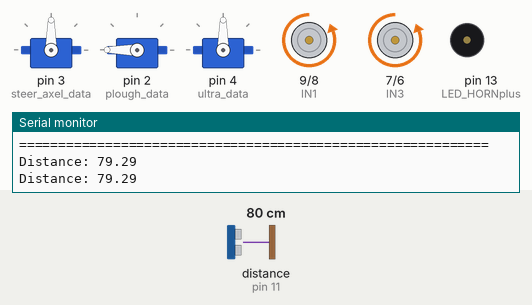
The sketch below on a simulated Arduino Uno, built with avr-gcc and run on an emulated ATmega328P. Shown: 3 × servo, motor-driver pin pairs drawn as motors (green arrow = first pin HIGH = forward, orange = second pin HIGH = backward, longer = more drive, scaled by the enable pin), buzzer (waves = sounding, pin HIGH), the last lines printed to the serial monitor. The inputs (shaded band) are chosen by the test bench; at power-on: distance to the obstacle (sensor on pin 11) 80 cm. The echo pulse lasts 58.3 µs per cm; pins used as bus, display or sensor lines are not drawn.

Above: at 14.0 s.
14.1 s: distance to the obstacle (sensor on pin 11) set to 38 cm
16.1 s: distance to the obstacle (sensor on pin 11) set to 33 cm
At 17.6 s:
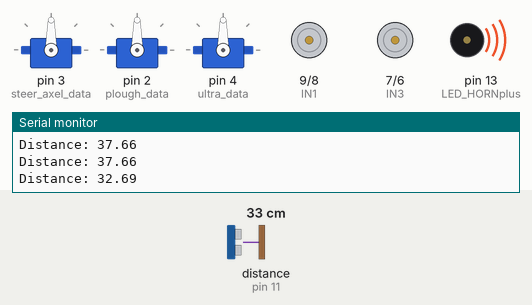
20.0 s: distance to the obstacle (sensor on pin 11) set to 60 cm
At 23.1 s:
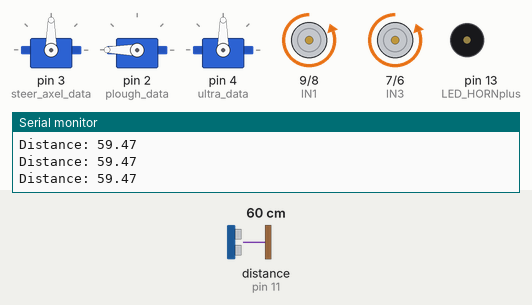
23.4 s: distance to the obstacle (sensor on pin 11) set to 2 cm
At 29.9 s:
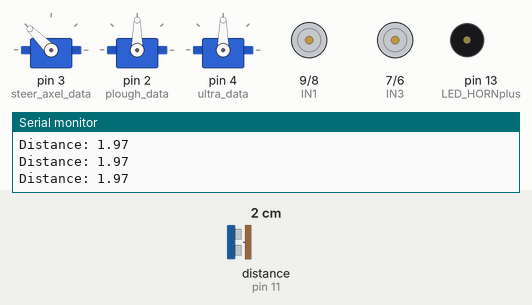
Timing chart, 0 to 36.1 s (numbered marks = the images above; inputs shaded):
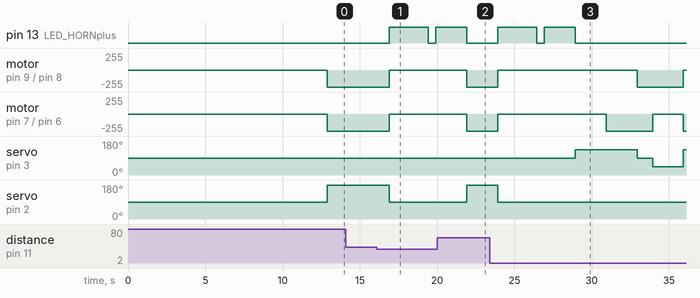

Measured:
- the behaviour switches between 36 and 35 cm on distance to the obstacle (sensor on pin 11) (found by bisection; images 0 and 1)
- after the input at 16.1 s, pin 13 (LED_HORNplus): LOW → HIGH after 0.81 s, → LOW 2.5 s later, → HIGH 0.50 s later; motor on pin 9 (IN1) / pin 8 (IN2), motor on pin 7 (IN3) / pin 6 (IN4): backward 255/255 → stopped after 0.81 s; servo on pin 2 (plough_data): 180° → 90° after 0.81 s
- after the input at 20.0 s, motor on pin 9 (IN1) / pin 8 (IN2), motor on pin 7 (IN3) / pin 6 (IN4): stopped → backward 255/255 after 1.9 s; servo on pin 3 (steer_axel_data): stays 90° (without the input it goes to 135° after 1.9 s); servo on pin 2 (plough_data): 90° → 180° after 1.9 s
- after the input at 23.4 s, pin 13 (LED_HORNplus): LOW → HIGH after 0.53 s, → LOW 2.5 s later, → HIGH 0.50 s later, → LOW 2.0 s later; motor on pin 9 (IN1) / pin 8 (IN2): backward 255/255 → stopped after 0.53 s, → backward 255/255 9.0 s later, → stopped 3.0 s later

The sketch:

Raptor_T2__v2-stable_.ino
```cpp
/* Smart Tractor */
/* A VivinMeth Product */
// Date:2019-02-15
// version: v2-stable
/* copyright 2019 VivinMeth .Inc All Rights Reserved */
//defines motor driver

int ENA = 10; // MCU PWM Pin 10 to ENA on L298n Board
int IN1 = 9;  // MCU Digital Pin 9 to IN1 on L298n Board
int IN2 = 8;  // MCU Digital Pin 8 to IN2 on L298n Board

int ENB = 5;  // MCU PWM Pin 5 to ENB on L298n Board
int IN3 = 7;  // MCU Digital pin 7 to IN3 on L298n Board
int IN4 = 6;  // MCU Digital pin 6 to IN4 on L298n Board
int rotDirection = 0;
int pressed = false;
  float motorSpeedA,motorSpeedB;


  // defines pins numbers
  #include <Servo.h>
  Servo steer,plough,ultra;
  const int trigPin = 12;
  const int echoPin = 11;
  const int LED_HORNplus=13;

  const int plough_data=2;
  const int ultra_data=4;
  const int steer_axel_data=3;

  int steer_angle,plough_angle,ultra_angle;
    // defines variables
  long duration;
  float distance;
  int dist_speed=0;
  String lane="RL";

void setup() {
  Serial.begin(9600);// Starts the serial communication
  Serial.println("=================== Welcome to Raptor T2 ===================");
  Serial.println("A VivinMeth Product");
  Serial.println("Version: v2-stable");
  Serial.println("copyright 2019 VivinMeth .Inc All Rights Reserved ");
  Serial.println("=============================================================");
  delay(250);
  Serial.println("Brain Status:         InActive");
  delay(250);
  Serial.println("Engine Status:        InActive");
  delay(250);
  Serial.println("Sensory-Nerve Status: InActive");
  delay(250);
  Serial.println("Servo Status:         InActive");
  Serial.println("============================================================");
  Serial.println("================== Raptor T2 system Setup ===================");
  Serial.print("Intialising System Setup.");
  delay(1500);
  Serial.print(".");
  delay(1500);
  Serial.println(".");
  Serial.println("Global Scope Setup complete");
  Serial.print("Intialising Ardiuno PinMode Setup.");
  delay(1500);
  steer.attach(steer_axel_data);
  plough.attach(plough_data);
  ultra.attach(ultra_data);
  steer_angle=90;
  steer.write(steer_angle);
  Serial.print(".");
  pinMode(LED_HORNplus,OUTPUT);
  pinMode(trigPin, OUTPUT); // Sets the trigPin as an Output
  pinMode(echoPin, INPUT); // Sets the echoPin as an Input
 delay(1500);
 Serial.println(".");

  Serial.println("Ardiuno PinMode Setup complete");
  Serial.print("Intialising MotorDriver PinMode Setup.");

  //motor driver
  pinMode(ENA,OUTPUT);
  pinMode(ENB,OUTPUT);
  pinMode(IN1, OUTPUT);
  pinMode(IN2, OUTPUT);
   delay(1500);
 Serial.print(".");
  pinMode(IN3, OUTPUT);
  pinMode(IN4, OUTPUT);

  motorSpeedA = 255;
  motorSpeedB = 255;
  analogWrite(ENA,motorSpeedA);
  analogWrite(ENB,motorSpeedB);
   delay(1500);
 Serial.println(".");
 Serial.println("MotorDriver PinMode Setup complete");
 Serial.println("=============================================================");
  delay(250);
  Serial.println("Brain Status:         Active");
  delay(250);
  Serial.println("Engine Status:        Active");
  delay(250);
  Serial.println("Sensory-Nerve Status: Active");
  delay(250);
  Serial.println("Servo Status:         Active");
  Serial.println("============================================================");
 delay(1500);
 Serial.println("System Setup complete");
 Serial.println("============================================================");
}
void loop() {

  digitalWrite(IN1, LOW);
  digitalWrite(IN3, LOW);
if(get_dist()<=35){
  digitalWrite(LED_HORNplus, HIGH);
  digitalWrite(IN2, LOW);
  digitalWrite(IN4, LOW);
   plough_angle=90;
  plough.write(plough_angle);
  delay(2500);
  digitalWrite(LED_HORNplus, LOW);
  delay(500);
  if(get_dist()<=35){
  digitalWrite(LED_HORNplus, HIGH);
  delay(2000);
  if(get_dist()<=35){
  steer_angle=135;
  steer.write(steer_angle);
  digitalWrite(LED_HORNplus, LOW);
  delay(2000);
  digitalWrite(IN2, LOW);
  digitalWrite(IN4, HIGH);
  delay(2000);
  steer_angle=90;
   digitalWrite(IN2, HIGH);
  digitalWrite(IN4, HIGH);
  steer.write(steer_angle);
  delay(1000);
  steer_angle=45;
   digitalWrite(IN2, HIGH);
  digitalWrite(IN4, LOW);
  steer.write(steer_angle);
  delay(2000);
  steer_angle=135;
   digitalWrite(IN2, LOW);
  digitalWrite(IN4, HIGH);
  steer.write(steer_angle);
  delay(1000);
   plough_angle=90;
    digitalWrite(IN2, HIGH);
  digitalWrite(IN4, HIGH);
   steer_angle=90;
  steer.write(steer_angle);
  digitalWrite(IN2, HIGH);
  digitalWrite(IN4, HIGH);
  delay(500);
  plough.write(plough_angle);
}
}
}
else{
  plough_angle=180;
  plough.write(plough_angle);
  digitalWrite(LED_HORNplus, LOW);
  digitalWrite(IN2, HIGH);
  digitalWrite(IN4, HIGH);
  steer_angle=90;
  delay(1000);
  dist_speed+=1;
  if(dist_speed==20){
    if(lane="RL"){
      digitalWrite(IN2, LOW);
      digitalWrite(IN4, LOW);

      steer_angle=45;
      steer.write(steer_angle);
      delay(2000);
      digitalWrite(IN2, HIGH);
      digitalWrite(IN4, LOW);
      delay(3000);
      lane="LR";
    }
    else if(lane=="LR"){
      digitalWrite(IN2, LOW);
      digitalWrite(IN4, LOW);

      steer_angle=135;
      steer.write(steer_angle);
      delay(2000);
      digitalWrite(IN2, HIGH);
      digitalWrite(IN4, LOW);
      delay(3000);
      lane="RL";
    }
    digitalWrite(IN2, LOW);
    digitalWrite(IN4, LOW);
    steer_angle=90;
    steer.write(steer_angle);
    dist_speed=0;
    delay(1000);
    dist_speed=0;
  }
  }


steer.write(steer_angle);
}
float get_dist(){
  // Clears the trigPin
  digitalWrite(trigPin, LOW);
  delayMicroseconds(2);
  // Sets the trigPin on HIGH state for 10 micro seconds
  digitalWrite(trigPin, HIGH);
  delayMicroseconds(10);
  digitalWrite(trigPin, LOW);
  // Reads the echoPin, returns the sound wave travel time in microseconds
  duration = pulseIn(echoPin, HIGH);
  // Calculating the distance
  distance= duration*0.034/2;
  // Prints the distance on the Serial Monitor
  Serial.print("Distance: ");
  Serial.println(distance);
  return distance;
}

void console_clr(){

  Serial.println("=================== Welcome to Raptor T2 ===================");
  Serial.println("A VivinMeth Product");
  Serial.println("Version: v1-beta");
  Serial.println("copyright 4518 VivinMeth .Inc All Rights Reserved ");
  Serial.println("=============================================================");
  Serial.println("Brain Status:         InActive");
  Serial.println("Engine Status:        InActive");
  Serial.println("Sensory-Nerve Status: InActive");
  Serial.println("Servo Status:         InActive");
  Serial.println("============================================================");
  Serial.println("================== Raptor T2 system Setup ===================");
  Serial.print("Intialising System Setup.");
  Serial.print(".");
  Serial.println(".");
  Serial.println("Global Scope Setup complete");
  Serial.print("Intialising Ardiuno PinMode Setup.");

  Serial.print(".");
 Serial.println(".");

  Serial.println("Ardiuno PinMode Setup complete");
  Serial.print("Intialising MotorDriver PinMode Setup.");


 Serial.print(".");


 Serial.println(".");
 Serial.println("MotorDriver PinMode Setup complete");
 Serial.println("=============================================================");

  Serial.println("Brain Status:         Active");
  Serial.println("Engine Status:        Active");
  Serial.println("Sensory-Nerve Status: Active");
  Serial.println("Servo Status:         Active");
  Serial.println("============================================================");
 Serial.println("System Setup complete");
 Serial.println("============================================================");
}
```
